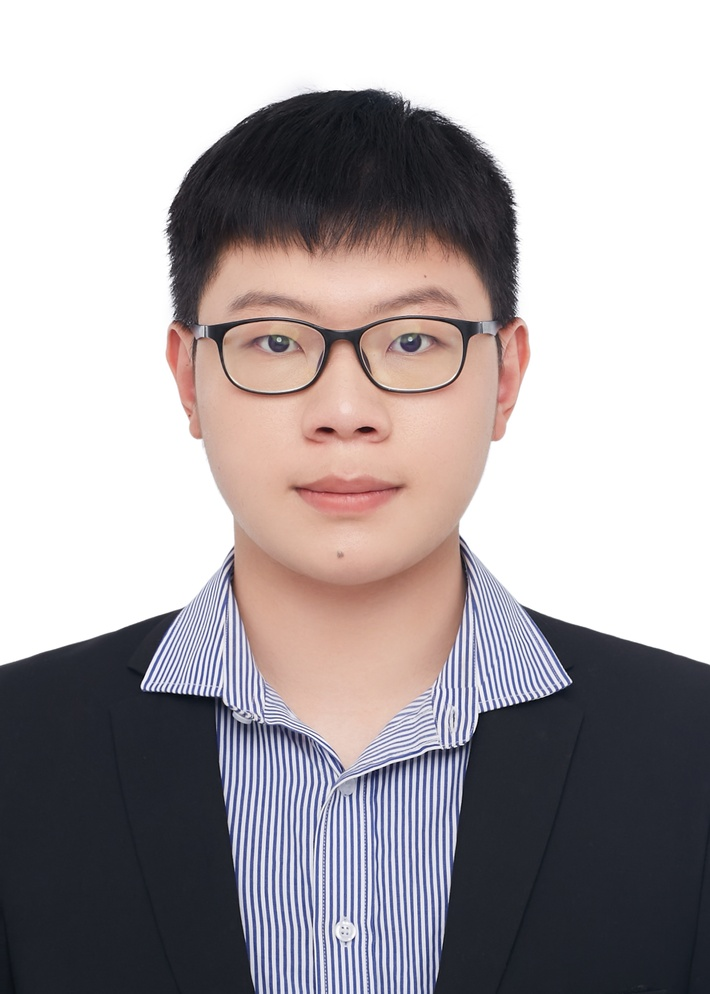
#> input picture lab1/picture.jpg, 710 x 994 px, shrunk from 1792 x 2510 before the run
$ python lab1.py
#> lines starting #> are read from the running program, lines starting #| are printed output that depends on the picture
import cv2
import numpy as np
import matplotlib.pyplot as plt
import os

def manual_convolution(image, kernel):
    """
    手动执行2D卷积，使用numpy切片以提高效率。
    """
    h, w = image.shape
    k_h, k_w = kernel.shape
    pad_h = k_h // 2
    pad_w = k_w // 2

    # 用零填充图像
    padded_image = np.pad(image, ((pad_h, pad_h), (pad_w, pad_w)), mode='constant')

    output = np.zeros_like(image, dtype=np.float32)

    # 向量化滑动窗口
    for i in range(k_h):
        for j in range(k_w):
            # 移动图像并乘以核权重
            # 我们正在累加加权和
            output += padded_image[i:i+h, j:j+w] * kernel[i, j]

    return output

def sobel_operator(image):
    """
    应用Sobel算子和给定的特定核。
    返回:
        sobel_magnitude: Gx和Gy的组合幅值
        given_kernel_output: 说明书中提供的特定核的输出
    """
    # 实验指导PPT中给定的核（垂直边缘/水平梯度）
    # 1  0 -1
    # 2  0 -2
    # 1  0 -1
    Gx_kernel = np.array([
        [1, 0, -1],
        [2, 0, -2],
        [1, 0, -1]
    ], dtype=np.float32)

    # Gy核（水平边缘/垂直梯度）
    Gy_kernel = np.array([
        [1, 2, 1],
        [0, 0, 0],
        [-1, -2, -1]
    ], dtype=np.float32)

    # 应用卷积
    gx = manual_convolution(image, Gx_kernel)
    gy = manual_convolution(image, Gy_kernel)

    # 计算幅值
    magnitude = np.sqrt(gx**2 + gy**2)

    # 归一化到0-255
    magnitude = np.clip(magnitude, 0, 255).astype(np.uint8)

    # “给定核输出”本质上是gx（通常取绝对值或平移，但让我们保持原始或绝对值）
    # 通常为了可视化，我们取绝对值并截断
    given_output = np.abs(gx)
    given_output = np.clip(given_output, 0, 255).astype(np.uint8)

    return magnitude, given_output

def manual_histogram(image):
    """
    手动计算颜色直方图。
    """
    h, w, c = image.shape

    # 初始化B、G、R的直方图
    hist_b = np.zeros(256, dtype=int)
    hist_g = np.zeros(256, dtype=int)
    hist_r = np.zeros(256, dtype=int)

    # [10 lines of commented-out code are left out]
    flat_b = image[:, :, 0].flatten()
    flat_g = image[:, :, 1].flatten()
    flat_r = image[:, :, 2].flatten()

    for val in flat_b:
        hist_b[val] += 1
    for val in flat_g:
        hist_g[val] += 1
    for val in flat_r:
        hist_r[val] += 1

    return hist_b, hist_g, hist_r

def plot_histogram(hist_b, hist_g, hist_r):
    plt.figure(figsize=(10, 5))
    plt.title("Color Histogram")
    plt.xlabel("Bins")
    plt.ylabel("Pixel Count")

    plt.plot(hist_r, color='r', label='Red')
    plt.plot(hist_g, color='g', label='Green')
    plt.plot(hist_b, color='b', label='Blue')

    plt.xlim([0, 256])
    plt.legend()
    plt.grid(True, alpha=0.3)

def manual_lbp(image):
    """
    手动实现局部二值模式（LBP）。
    """
    h, w = image.shape
    output = np.zeros((h, w), dtype=np.uint8)

    # 填充图像以处理边界
    padded = np.pad(image, ((1, 1), (1, 1)), mode='constant')

    # 8个邻居的权重（顺时针从左上角开始或类似）
    # 标准LBP：
    # 1 2 4
    # 128 0 8
    # 64 32 16
    weights = np.array([
        [1, 2, 4],
        [128, 0, 8],
        [64, 32, 16]
    ], dtype=np.uint8)

    # 迭代
    # 在这里使用循环对于“手动实现”是可以接受的
    for i in range(1, h + 1):
        for j in range(1, w + 1):
            center = padded[i, j]
            code = 0

            # 左上
            if padded[i-1, j-1] >= center: code += 1
            # 上
            if padded[i-1, j] >= center: code += 2
            # 右上
            if padded[i-1, j+1] >= center: code += 4
            # 右
            if padded[i, j+1] >= center: code += 8
            # 右下
            if padded[i+1, j+1] >= center: code += 16
            # 下
            if padded[i+1, j] >= center: code += 32
            # 左下
            if padded[i+1, j-1] >= center: code += 64
            # 左
            if padded[i, j-1] >= center: code += 128

            output[i-1, j-1] = code

    return output

def calculate_texture_features(lbp_image):
    """
    计算LBP图像的直方图作为纹理特征。
    """
    # 使用numpy进行更快的直方图计算
    hist, _ = np.histogram(lbp_image.flatten(), bins=256, range=(0, 256))

    # 归一化
    hist = hist.astype(float) / (lbp_image.size + 1e-7)
    return hist

def main():
    # 获取脚本所在的目录
    script_dir = os.path.dirname(os.path.abspath(__file__))

    # 1. 加载图像
    img_path = os.path.join(script_dir, 'picture.jpg')
    if not os.path.exists(img_path):
        print(f"错误：未找到 {img_path}。")
        return

    # 读取为彩色以用于直方图
    img_color = cv2.imread(img_path)
#> img_color is the input picture: shape (994, 710, 3); mean B, G, R 166.1, 163.4, 169.8
    if img_color is None:
        print("错误：读取图像失败。")
        return

    # 读取为灰度以用于滤波和纹理
    img_gray = cv2.cvtColor(img_color, cv2.COLOR_BGR2GRAY)

    print("正在处理图像...")

    # 2. 滤波（Sobel和给定核）
    print("正在应用滤波器...")
    sobel_mag, given_kernel_res = sobel_operator(img_gray)
#> in manual_convolution, `padded_image = np.pad(image, ((pad_h, pad_h), (pad_w, pad_w)), mode='c..`:
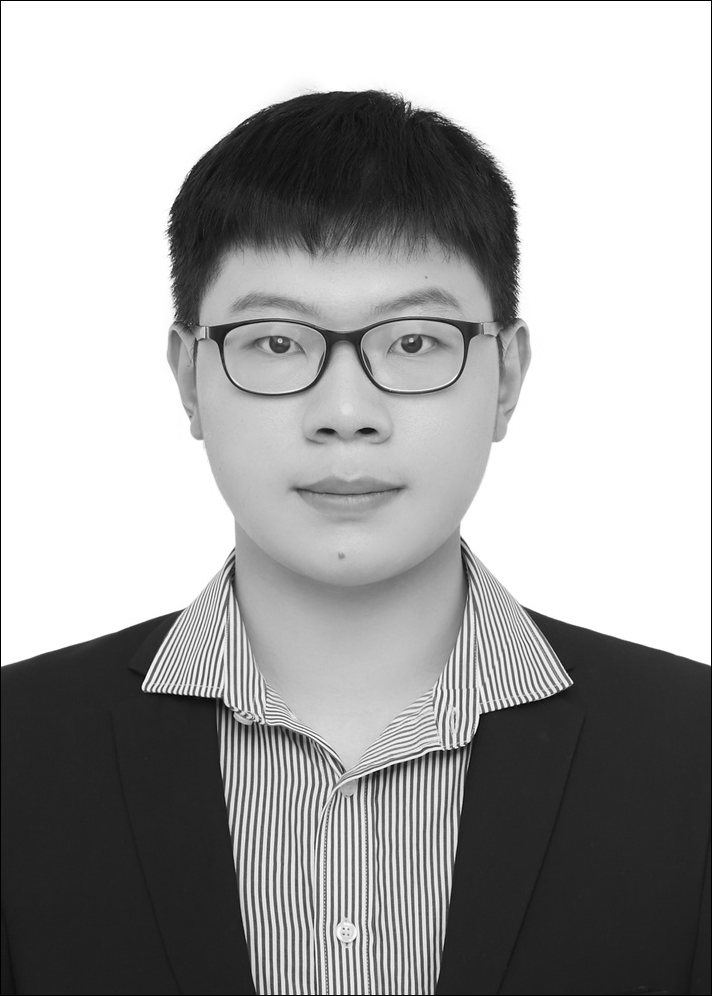
#> padded_image: shape (996, 712); min 0, max 255, mean 164.8
#> after the loop in manual_convolution, `for i in range(k_h):`:
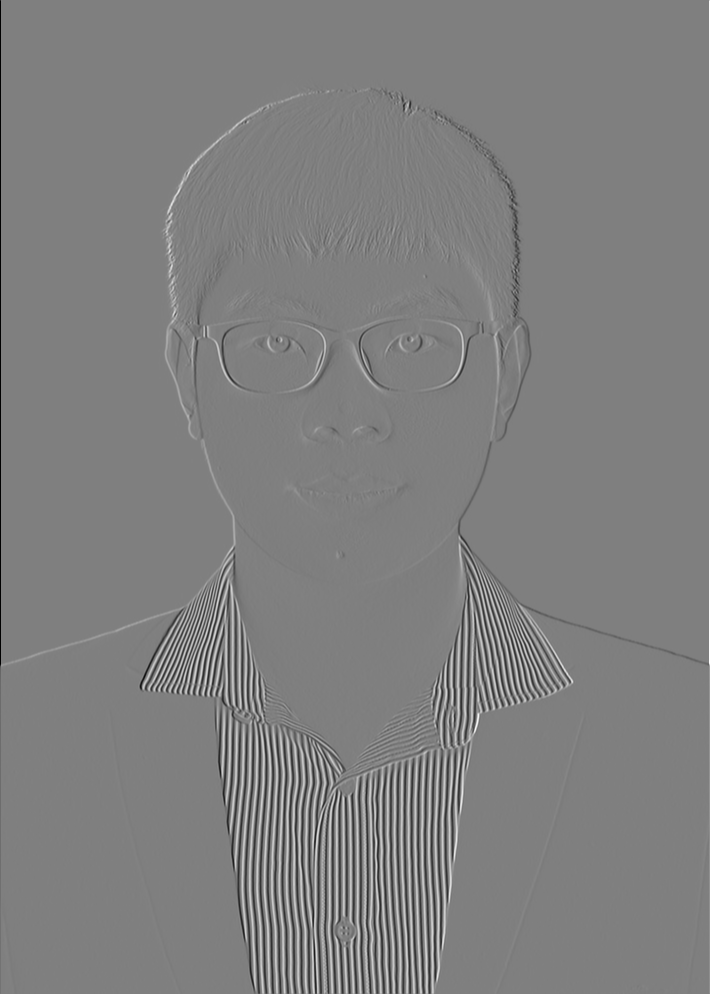
#> output: shape (994, 710) float32; min -1020, max 1020, mean 0; drawn with min black and max white
#> after the loop in manual_convolution (call 2), `for i in range(k_h):`:
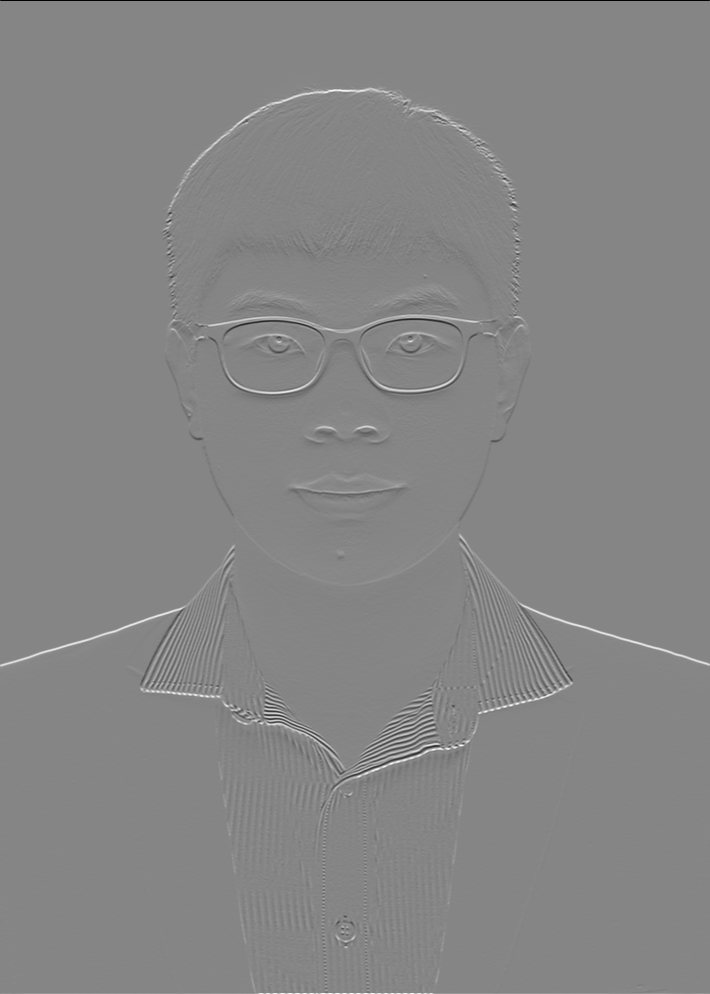
#> output: shape (994, 710) float32; min -1020, max 927, mean 0.8; drawn with min black and max white
#> in sobel_operator, `given_output = np.clip(given_output, 0, 255).astype(np.uint8)`:
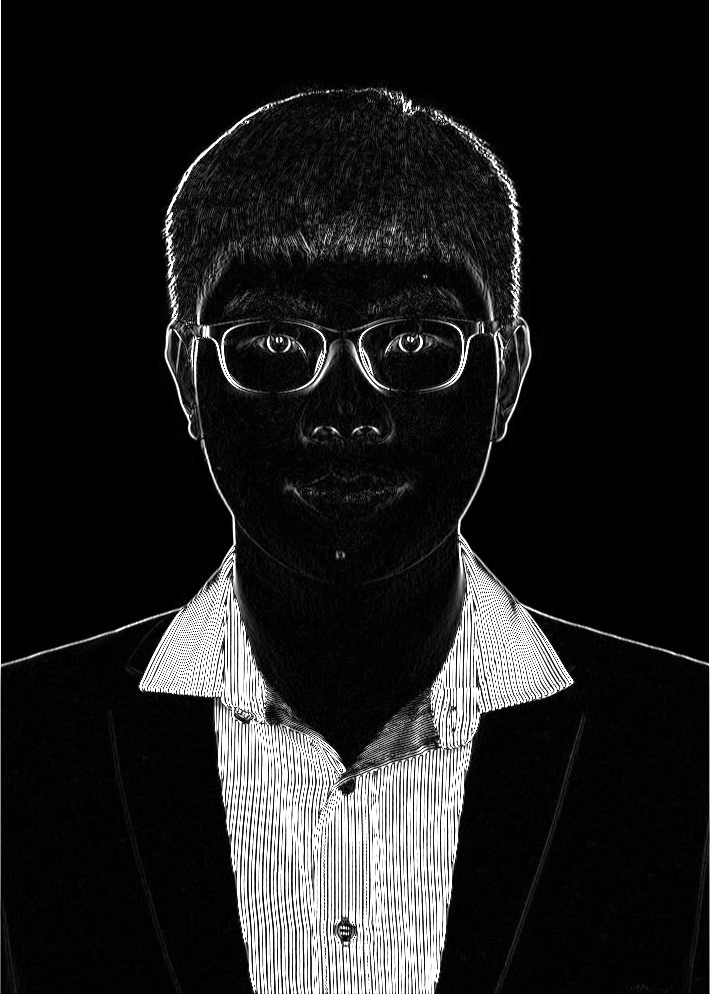
#> given_output: shape (994, 710); min 0, max 255, mean 30.4

    plt.figure()
    plt.imshow(sobel_mag, cmap='gray')
    plt.title("Sobel Magnitude")

    plt.figure()
    plt.imshow(given_kernel_res, cmap='gray')
    plt.title("Given Kernel Result")

    # 3. 颜色直方图
    print("正在计算直方图...")
    hist_b, hist_g, hist_r = manual_histogram(img_color)
#> after the loop in manual_histogram, `for val in flat_b:`: hist_b = 256 values, max 281496 at index 255, min 1 at index 6, mean 2756.8
#> after the loop in manual_histogram, `for val in flat_g:`: hist_g = 256 values, max 277590 at index 255, min 0 at index 2, mean 2756.8
#> after the loop in manual_histogram, `for val in flat_r:`: hist_r = 256 values, max 277525 at index 255, min 2 at index 2, mean 2756.8
    plot_histogram(hist_b, hist_g, hist_r)

    # 4. 纹理特征（LBP）
    print("正在提取纹理特征...")
    lbp_img = manual_lbp(img_gray)
#> after the loop in manual_lbp, `for i in range(1, h + 1):`:
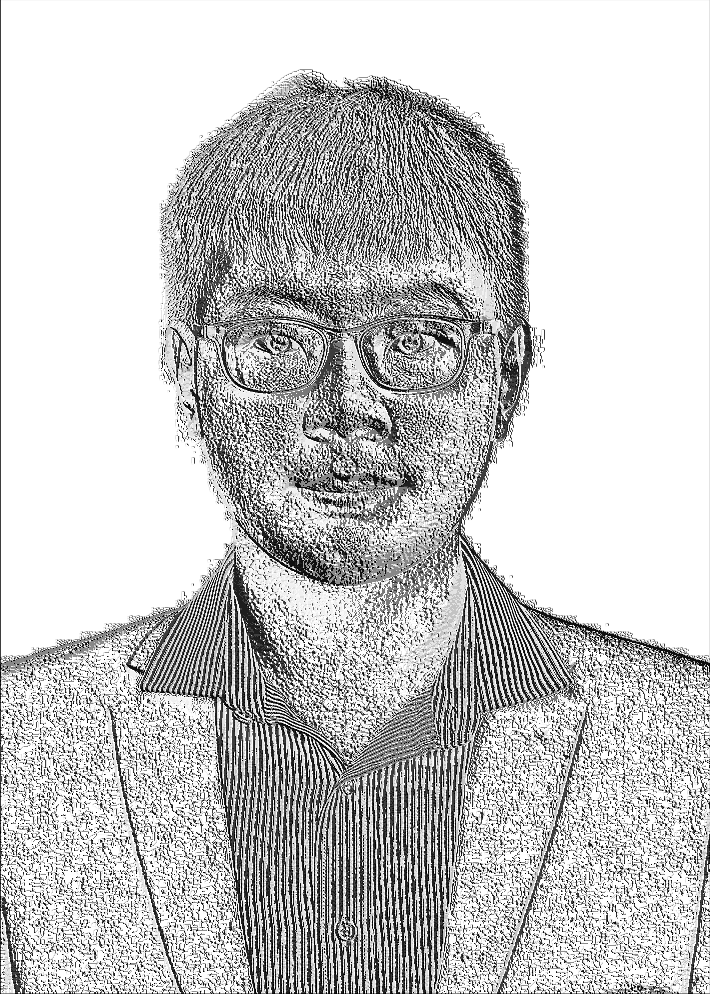
#> output: shape (994, 710); min 0, max 255, mean 199.3
    # cv2.imwrite(os.path.join(script_dir, 'output_lbp_vis.jpg'), lbp_img) # 可选的可视化

    plt.figure()
    plt.imshow(lbp_img, cmap='gray')
    plt.title("LBP Visualization")

    texture_features = calculate_texture_features(lbp_img)
#> in calculate_texture_features, `hist, _ = np.histogram(lbp_image.flatten(), bins=256, range=(0, 256))`: hist = 256 values, max 356526 at index 255, min 15 at index 85, mean 2756.8
#> in calculate_texture_features, `hist = hist.astype(float) / (lbp_image.size + 1e-7)`: hist = 256 values, max 0.505 at index 255, min 2.13e-05 at index 85, mean 0.00391
#> texture_features has the same summary as hist in calculate_texture_features
    np.save(os.path.join(script_dir, 'texture_features.npy'), texture_features)

    print("完成！结果已展示。")
    plt.show()
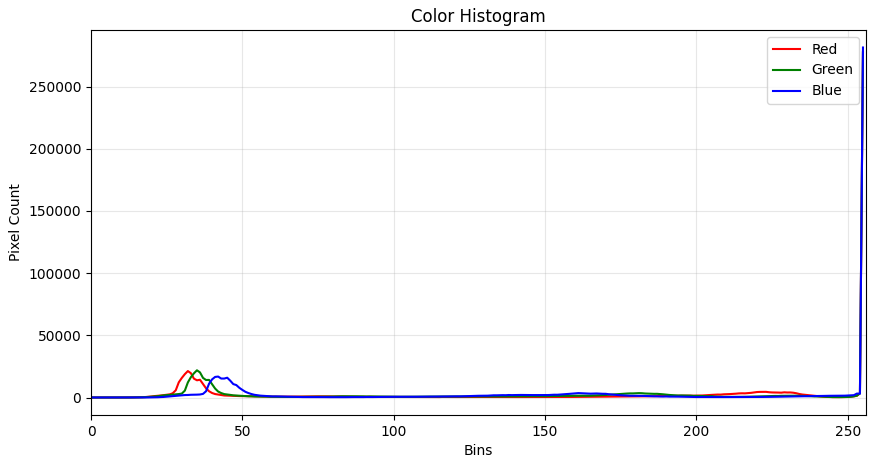
#> figure drawn by matplotlib, 1 panel; curve peaks at x = 255, y = 277525; curve peaks at x = 255, y = 277590; curve peaks at x = 255, y = 281496

if __name__ == "__main__":
    main()
